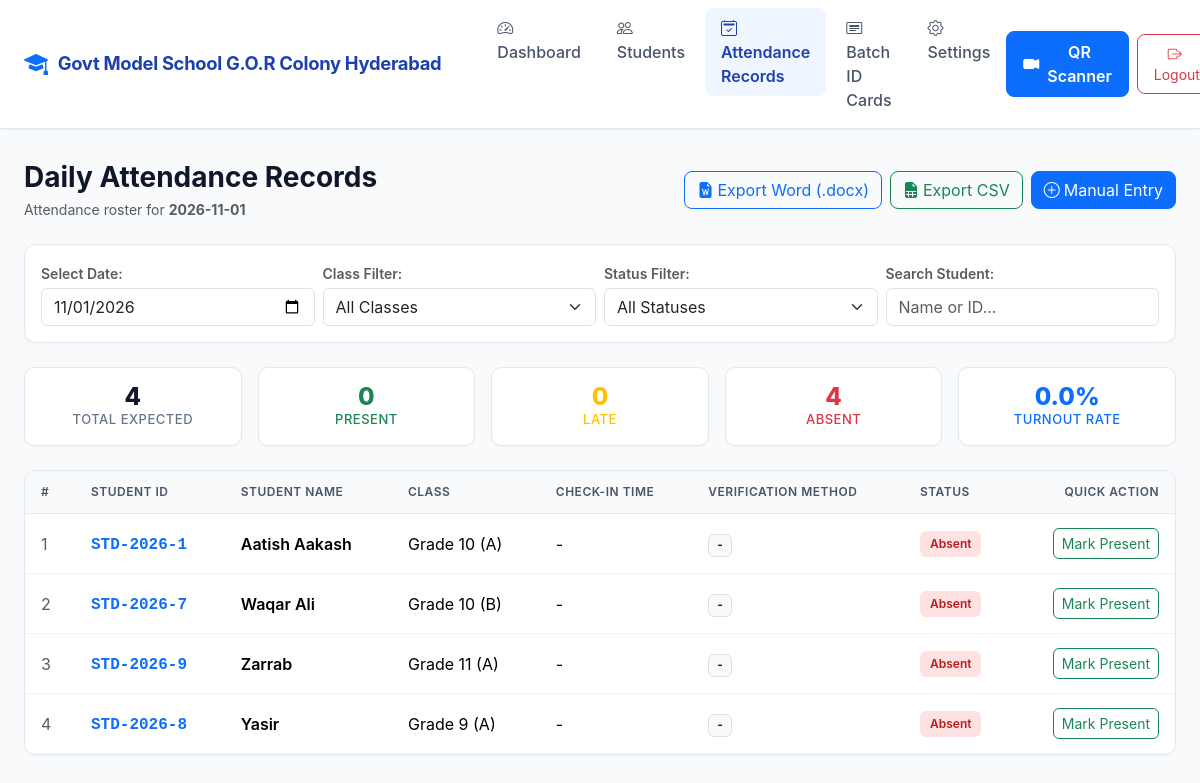
Page /attendance (signed in) on the committed database.
### tables this page shows
CREATE TABLE students (
        id INTEGER PRIMARY KEY AUTOINCREMENT,
        student_id TEXT UNIQUE NOT NULL,
        name TEXT NOT NULL,
        student_class TEXT NOT NULL,
        section TEXT DEFAULT 'A',
        contact_email TEXT,
        guardian_phone TEXT,
        account_status TEXT DEFAULT 'Active',
        created_at TEXT DEFAULT CURRENT_TIMESTAMP
    );

### app.py (the view)
@app.route('/attendance')
def attendance_list():
    if 'admin' not in session:
        return redirect(url_for('login'))
    selected_date = request.args.get('date', date.today().isoformat())
    class_filter = request.args.get('class', 'All')
    status_filter = request.args.get('status', 'All')
    search = request.args.get('q', '').strip()
    records = get_daily_attendance(selected_date, class_filter, status_filter, search)
    classes = get_classes()
    total = len(records)
    present_cnt = sum(1 for r in records if r['attendance_status'] == 'Present')
    late_cnt = sum(1 for r in records if r['attendance_status'] == 'Late')
    absent_cnt = sum(1 for r in records if r['attendance_status'] == 'Absent')
    rate = round(((present_cnt + late_cnt) / total * 100), 1) if total > 0 else 0.0
    date_stats = {'total': total, 'present': present_cnt, 'late': late_cnt, 'absent': absent_cnt, 'rate': rate}
    return render_template('attendance.html', records=records, selected_date=selected_date, classes=classes, current_class=class_filter, current_status=status_filter, search_query=search, date_stats=date_stats)

### app.py (called while the page is built)
@app.context_processor
def global_variables():
    return {
        'school_name': SCHOOL_NAME,
        'academic_year': ACADEMIC_YEAR,
        'is_logged_in': 'admin' in session,
        'today_date': date.today().isoformat()
    }

### database.py (called while the page is built)
def get_db():
    conn = sqlite3.connect(DB_NAME)
    conn.row_factory = sqlite3.Row
    return conn

def get_classes():
    conn = get_db()
    rows = conn.execute("SELECT DISTINCT student_class FROM students ORDER BY student_class ASC").fetchall()
    conn.close()
    return [r['student_class'] for r in rows]

### templates/attendance.html (shortened to what this page needs)
{% extends 'base.html' %}
{% block content %}
<div class="row align-items-center mb-4">
    <div class="col-md-6">
        <h3 class="fw-bold mb-1" style="color: #0f172a;">Daily Attendance Records</h3>
        <p class="text-muted mb-0 small">Attendance roster for <strong>{{ selected_date }}</strong></p>
    </div>
    <div class="col-md-6 text-md-end mt-3 mt-md-0 d-flex gap-2 justify-content-md-end">
        <a href="{{ url_for('export_docx', date=selected_date) }}" class="btn btn-outline-primary d-inline-flex align-items-center gap-1" style="border-radius: 8px;">
            <i class="bi bi-file-earmark-word-fill"></i> Export Word (.docx)
        </a>
        <a href="{{ url_for('export_csv', date=selected_date) }}" class="btn btn-outline-success d-inline-flex align-items-center gap-1" style="border-radius: 8px;">
            <i class="bi bi-file-earmark-spreadsheet-fill"></i> Export CSV
        </a>
        <button type="button" class="btn btn-primary d-inline-flex align-items-center gap-1" data-bs-toggle="modal" data-bs-target="#manualModal" style="border-radius: 8px;">
            <i class="bi bi-plus-circle"></i> Manual Entry
        </button>
    </div>
</div>
<div class="school-card p-3 mb-4">
    <form method="GET" action="{{ url_for('attendance_list') }}" class="row g-2 align-items-center">
        <div class="col-md-3 col-sm-6">
            <label class="form-label small fw-semibold text-muted mb-1">Select Date:</label>
            <input type="date" name="date" class="form-control" value="{{ selected_date }}" onchange="this.form.submit()">
        </div>
        <div class="col-md-3 col-sm-6">
            <label class="form-label small fw-semibold text-muted mb-1">Class Filter:</label>
            <select name="class" class="form-select" onchange="this.form.submit()">
                <option value="All" {% if current_class == 'All' %}selected{% endif %}>All Classes</option>
            </select>
        </div>
        <div class="col-md-3 col-sm-6">
            <label class="form-label small fw-semibold text-muted mb-1">Status Filter:</label>
            <select name="status" class="form-select" onchange="this.form.submit()">
                <option value="All" {% if current_status == 'All' %}selected{% endif %}>All Statuses</option>
            </select>
        </div>
        <div class="col-md-3 col-sm-6">
            <label class="form-label small fw-semibold text-muted mb-1">Search Student:</label>
            <input type="text" name="q" class="form-control" placeholder="Name or ID..." value="{{ search_query }}">
        </div>
    </form>
</div>
<div class="row g-3 mb-4 text-center">
    <div class="col">
        <div class="kpi-card p-3 justify-content-center">
            <div>
                <div class="kpi-number fs-4">{{ date_stats.total }}</div>
                <div class="kpi-label">Total Expected</div>
            </div>
        </div>
    </div>
    <div class="col">
        <div class="kpi-card p-3 justify-content-center">
            <div>
                <div class="kpi-number fs-4 text-success">{{ date_stats.present }}</div>
                <div class="kpi-label text-success">Present</div>
            </div>
        </div>
    </div>
    <div class="col">
        <div class="kpi-card p-3 justify-content-center">
            <div>
                <div class="kpi-number fs-4 text-warning">{{ date_stats.late }}</div>
                <div class="kpi-label text-warning">Late</div>
            </div>
        </div>
    </div>
    <div class="col">
        <div class="kpi-card p-3 justify-content-center">
            <div>
                <div class="kpi-number fs-4 text-danger">{{ date_stats.absent }}</div>
                <div class="kpi-label text-danger">Absent</div>
            </div>
        </div>
    </div>
    <div class="col">
        <div class="kpi-card p-3 justify-content-center">
            <div>
                <div class="kpi-number fs-4 text-primary">{{ date_stats.rate }}%</div>
                <div class="kpi-label text-primary">Turnout Rate</div>
            </div>
        </div>
    </div>
</div>
<div class="school-card p-0 overflow-hidden">
    <div class="table-responsive">
        <table class="table school-table table-hover align-middle mb-0">
            <thead>
                <tr>
                    <th style="width: 50px;">#</th>
                    <th>Student ID</th>
                    <th>Student Name</th>
                    <th>Class</th>
                    <th>Check-in Time</th>
                    <th>Verification Method</th>
                    <th>Status</th>
                    <th class="text-end">Quick Action</th>
                </tr>
            </thead>
            <tbody>
                {% if records %}
                    {% for r in records %}
                    <tr>
                        <td class="text-muted">{{ loop.index }}</td>
                        <td><span class="font-monospace fw-bold text-primary">{{ r.student_id }}</span></td>
                        <td class="fw-semibold">{{ r.name }}</td>
                        <td>{{ r.student_class }} ({{ r.section or 'A' }})</td>
                        <td>{{ r.attendance_time }}</td>
                        <td>
                            <span class="badge bg-light text-dark border">{{ r.scan_method }}</span>
                        </td>
                        <td>
                            {% if r.attendance_status == 'Present' %}
                                <span class="status-badge status-present">Present</span>
                            {% elif r.attendance_status == 'Late' %}
                                <span class="status-badge status-late">Late</span>
                            {% else %}
                                <span class="status-badge status-absent">Absent</span>
                            {% endif %}
                        </td>
                        <td class="text-end">
                            <form method="POST" action="{{ url_for('manual_mark') }}" class="d-inline">
                                {% if r.attendance_status == 'Absent' %}
                                    <button type="submit" class="btn btn-sm btn-outline-success" style="border-radius: 6px;">
                                        Mark Present
                                    </button>
                                {% else %}
                                    <input type="hidden" name="status" value="Absent">
                                    <button type="submit" class="btn btn-sm btn-outline-danger" style="border-radius: 6px;">
                                        Mark Absent
                                    </button>
                                {% endif %}
                            </form>
                        </td>
                    </tr>
                    {% endfor %}
                {% endif %}
            </tbody>
        </table>
    </div>
</div>
{% endblock %}

### static/css/style.css (style rules this page uses)
:root { --primary-color: #1e40af; --primary-hover: #1d4ed8; --primary-light: #eff6ff; --dark-navy: #0f172a; --bg-main: #f8fafc; --card-bg: #ffffff; --border-color: #e2e8f0; --text-main: #1e293b; --text-muted: #64748b; --success: #15803d; --warning: #b45309; --danger: #b91c1c; }
body { font-family: -apple-system, BlinkMacSystemFont, "Segoe UI", Roboto, "Helvetica Neue", Arial, sans-serif; background-color: var(--bg-main); color: var(--text-main); min-height: 100vh; }
.school-card { background: var(--card-bg); border: 1px solid var(--border-color); border-radius: 12px; padding: 24px; box-shadow: 0 1px 3px rgba(0, 0, 0, 0.04); }
.kpi-card { background: var(--card-bg); border: 1px solid var(--border-color); border-radius: 10px; padding: 20px; display: flex; align-items: center; gap: 16px; box-shadow: 0 1px 2px rgba(0, 0, 0, 0.03); }
.kpi-number { font-size: 26px; font-weight: 800; line-height: 1.1; color: var(--dark-navy); }
.kpi-label { font-size: 13px; color: var(--text-muted); font-weight: 500; text-transform: uppercase; letter-spacing: 0.5px; }
.school-table { margin-bottom: 0; }
.school-table thead th { background-color: #f8fafc; color: #475569; font-size: 12px; font-weight: 600; text-transform: uppercase; letter-spacing: 0.5px; border-bottom: 1px solid var(--border-color); padding: 12px 16px; }
.school-table tbody td { padding: 14px 16px; vertical-align: middle; border-bottom: 1px solid #f1f5f9; }
.status-badge { padding: 4px 10px; border-radius: 6px; font-size: 12px; font-weight: 600; display: inline-block; }
.status-absent { background-color: #fee2e2; color: #b91c1c; }

### rows in the picture
students: student_id "STD-2026-1", name "Aatish Aakash", student_class "Grade 10", section "A", attendance_time "-", scan_method "-"
students: student_id "STD-2026-7", name "Waqar Ali", student_class "Grade 10", section "B", attendance_time "-", scan_method "-"
students: student_id "STD-2026-9", name "Zarrab", student_class "Grade 11", section "A", attendance_time "-", scan_method "-"
students: student_id "STD-2026-8", name "Yasir", student_class "Grade 9", section "A", attendance_time "-", scan_method "-"

### other values in the picture
{{ school_name }} "Govt Model School G.O.R Colony Hyderabad"
{{ selected_date }} "2026-11-01"
{{ date_stats.total }} "4"
{{ date_stats.present }} "0"
{{ date_stats.late }} "0"
{{ date_stats.absent }} "4"
{{ date_stats.rate }} "0.0"
